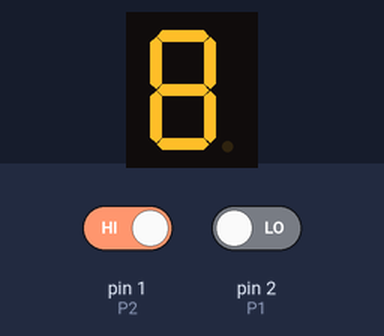
Simulated run of this sketch. Board: Arduino Uno, built with avr-gcc and run on an emulated ATmega328P. On the bench: 1-digit seven-segment display. Wiring (inferred from the names in the program): 1-digit 7-segment display, segments lit when HIGH: segments pin 11, pin 12, pin 4, pin 6, pin 7, pin 9, pin 8. Inputs (shaded band) come from the test bench; at power-on: pin 1 (P2) HIGH, pin 2 (P1) LOW. The segment pins are drawn as the display they are named for.

Above: at 12.8 s.
12.9 s: pin 1 (P2) driven LOW
19.6 s: pin 2 (P1) driven HIGH
At 26.0 s:
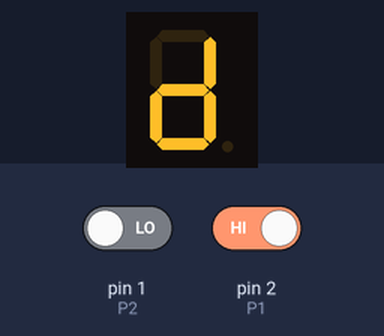
26.3 s: pin 2 (P1) driven LOW
33.0 s: pin 1 (P2) driven HIGH
At 35.6 s:
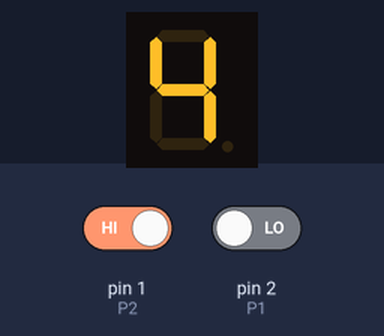
Timing chart, 0 to 37.1 s (numbered marks = the images above; inputs shaded):
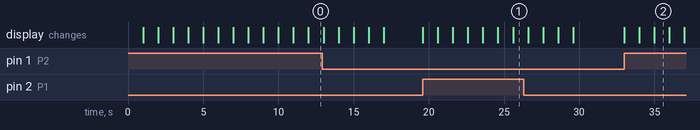

Measured:
- after the input at 19.6 s, the display: first changes at once (image 1 shows a later state)
- after the input at 33.0 s, the display: first changes at once (image 2 shows a later state)

The sketch:

seven_segment_display.ino
```cpp
#define A 11
#define B 12
#define F 9
#define G 8
#define E 7
#define D 6
#define C 4
#define P1 2
#define P2 1

int tiempo = 1000; int p1=0; int p2=0;

void setup() {
  for(int i=6; i<=9; i++){
    pinMode(i, OUTPUT);
  }
  pinMode(C, OUTPUT); pinMode(B, OUTPUT); pinMode(A, OUTPUT);
  pinMode(P1, INPUT); pinMode(P2, INPUT);

}

void loop() {
  p1= digitalRead(P1); p2=digitalRead(P2); //Pulsadores

  //Secuencia ascendente
  if(p1>0 and p2==0){
  //CERO
  digitalWrite(A,HIGH); digitalWrite(B,HIGH);digitalWrite(C,HIGH);
  digitalWrite(D,HIGH);digitalWrite(E,HIGH);digitalWrite(F,HIGH);
  digitalWrite(G, LOW); delay(tiempo);

  //UNO
  digitalWrite(B,HIGH); digitalWrite(C,HIGH);
  digitalWrite(A,LOW); digitalWrite(F,LOW);
  digitalWrite(E,LOW); digitalWrite(D,LOW);
  digitalWrite(G,LOW); delay(tiempo);

  //DOS
  digitalWrite(A,HIGH); digitalWrite(B,HIGH);
  digitalWrite(C,LOW); digitalWrite(D,HIGH);
  digitalWrite(E,HIGH); digitalWrite(F,LOW);
  digitalWrite(G,HIGH); delay(tiempo);

  //TRES
  digitalWrite(A,HIGH); digitalWrite(B,HIGH);
  digitalWrite(C,HIGH); digitalWrite(D,HIGH);
  digitalWrite(E,LOW); digitalWrite(F,LOW);
  digitalWrite(G,HIGH); delay(tiempo);

  //CUATRO
  digitalWrite(A,LOW); digitalWrite(B,HIGH);
  digitalWrite(C,HIGH); digitalWrite(D,LOW);
  digitalWrite(E,LOW); digitalWrite(F,HIGH);
  digitalWrite(G,HIGH); delay(tiempo);

  //CINCO
  digitalWrite(A,HIGH); digitalWrite(B,LOW);
  digitalWrite(C,HIGH); digitalWrite(D,HIGH);
  digitalWrite(E,LOW); digitalWrite(F,HIGH);
  digitalWrite(G,HIGH); delay(tiempo);

  //SEIS
  digitalWrite(A,LOW); digitalWrite(B,HIGH);
  digitalWrite(C,HIGH); digitalWrite(D,HIGH);
  digitalWrite(E,HIGH); digitalWrite(F,LOW);
  digitalWrite(G,HIGH); delay(tiempo);

  //SIETE
  digitalWrite(A,HIGH); digitalWrite(B,HIGH);
  digitalWrite(C,HIGH); digitalWrite(D,LOW);
  digitalWrite(E,LOW); digitalWrite(F,LOW);
  digitalWrite(G,LOW); delay(tiempo);

  //OCHO
  digitalWrite(A,HIGH); digitalWrite(B,HIGH);
  digitalWrite(C,HIGH); digitalWrite(D,HIGH);
  digitalWrite(E,HIGH); digitalWrite(F,HIGH);
  digitalWrite(G,HIGH); delay(tiempo);

  //NUEVE
  digitalWrite(A,HIGH); digitalWrite(B,HIGH);
  digitalWrite(C,HIGH); digitalWrite(D,HIGH);
  digitalWrite(E,LOW); digitalWrite(F,HIGH);
  digitalWrite(G,HIGH); delay(tiempo);

  digitalWrite(A,LOW); digitalWrite(B,LOW);
  digitalWrite(C,LOW); digitalWrite(D,LOW);
  digitalWrite(E,LOW); digitalWrite(F,LOW);
  digitalWrite(G,LOW);
  }

  //Secuencia descendente
  if(p2>0 and p1==0){
  //OCHO
  digitalWrite(A,HIGH); digitalWrite(B,HIGH);
  digitalWrite(C,HIGH); digitalWrite(D,HIGH);
  digitalWrite(E,HIGH); digitalWrite(F,HIGH);
  digitalWrite(G,HIGH); delay(tiempo);

  //SEIS
  digitalWrite(A,LOW); digitalWrite(B,HIGH);
  digitalWrite(C,HIGH); digitalWrite(D,HIGH);
  digitalWrite(E,HIGH); digitalWrite(F,LOW);
  digitalWrite(G,HIGH); delay(tiempo);

  //CUATRO
  digitalWrite(A,LOW); digitalWrite(B,HIGH);
  digitalWrite(C,HIGH); digitalWrite(D,LOW);
  digitalWrite(E,LOW); digitalWrite(F,HIGH);
  digitalWrite(G,HIGH); delay(tiempo);

  //DOS
  digitalWrite(A,HIGH); digitalWrite(B,HIGH);
  digitalWrite(C,LOW); digitalWrite(D,HIGH);
  digitalWrite(E,HIGH); digitalWrite(F,LOW);
  digitalWrite(G,HIGH); delay(tiempo);

  //CERO
  digitalWrite(A,HIGH); digitalWrite(B,HIGH);digitalWrite(C,HIGH);
  digitalWrite(D,HIGH);digitalWrite(E,HIGH);digitalWrite(F,HIGH);
  digitalWrite(G, LOW); delay(tiempo);

  digitalWrite(A,LOW); digitalWrite(B,LOW);
  digitalWrite(C,LOW); digitalWrite(D,LOW);
  digitalWrite(E,LOW); digitalWrite(F,LOW);
  digitalWrite(G,LOW); delay(tiempo);

  }

}
```
